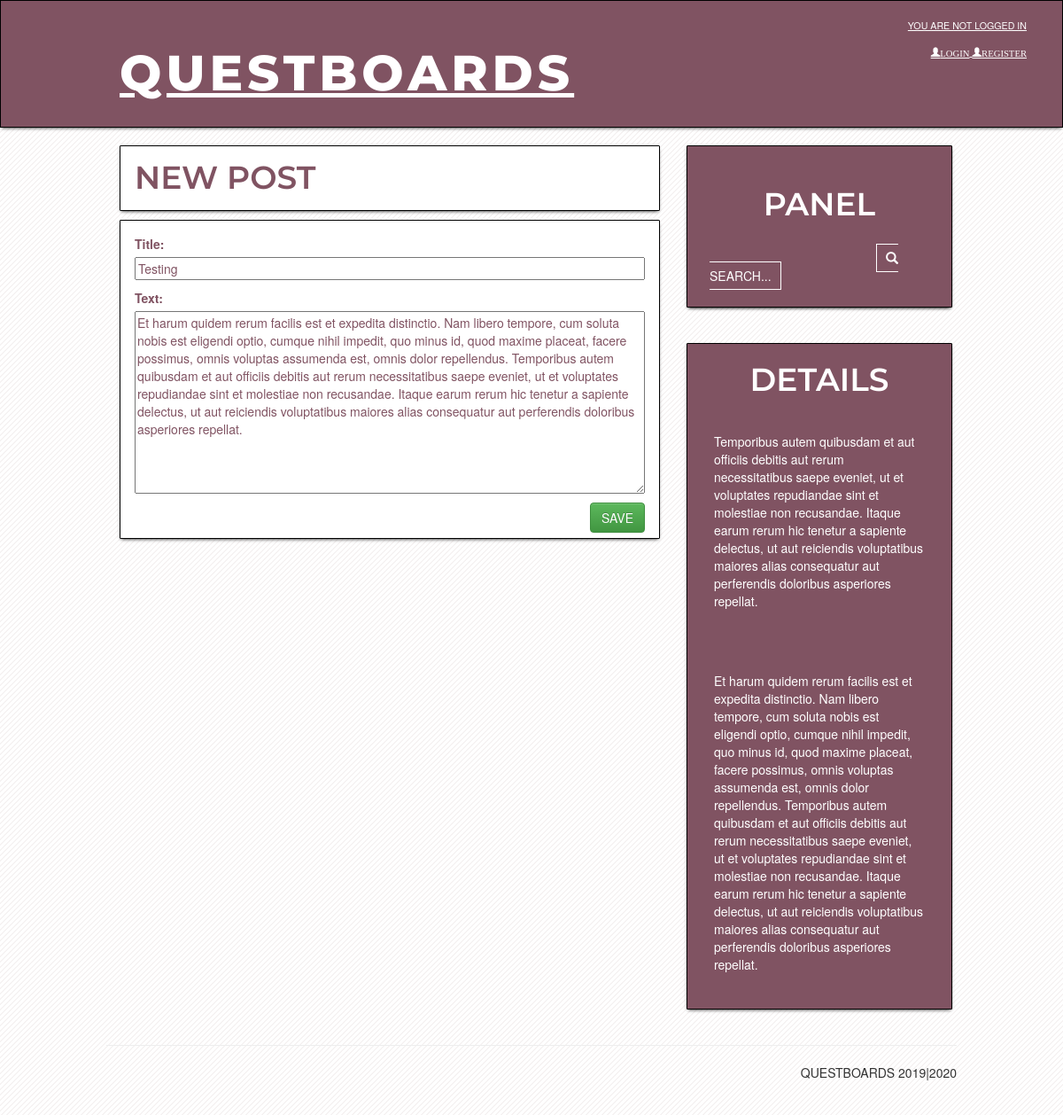
The app's page /post/1/edit/ with its own data.
### my_project/models.py (models this page shows, shortened)
class Post(models.Model):
    author = models.ForeignKey('auth.User', on_delete=models.CASCADE)
    title = models.CharField(max_length=200)
    text = models.TextField()
    created_date = models.DateTimeField(
            default=timezone.now)
    published_date = models.DateTimeField(
            blank=True, null=True)

### my_project/views.py (the view)
# urls.py: path('post/<int:pk>/edit/', views.post_edit, name='post_edit'),
def post_edit(request, pk):
    post = get_object_or_404(Post, pk=pk)
    if request.method == "POST":
        form = PostForm(request.POST, instance=post)
        if form.is_valid():
            post = form.save(commit=False)
            post.author = request.user
            post.published_date = timezone.now()
            post.save()
            return redirect('post_detail', pk=post.pk)
    else:
        form = PostForm(instance=post)
    return render(request, 'my_project/post_edit.html', {'form': form})

### my_project/forms.py
class PostForm(forms.ModelForm):
    class Meta:
        model = Post
        fields = ('title', 'text',)

### my_project/templates/my_project/post_edit.html
{% extends 'my_project/base.html' %}
{% block content %}
    <h1 class="h1-main-list">NEW POST</h1>
    <div class="h1-main-list">
    <form method="POST" class="post-form">{% csrf_token %}
        {{ form.as_p }}
        <button type="submit" class="save btn btn-success">SAVE</button>
    </form>
    <br>
    </div>
{% endblock %}

### static/css/my_project.css (style rules this page uses)
body { width: 100%; }
h1, h3, h4 { font-family: 'Montserrat', sans-serif; font-weight: 600; color: #805362; }
.save { float: right; }
.post-form textarea, .post-form input { width: 100%; }
.h1-main-list { margin-top: 0px; padding: 16 16 16 16; text-align: left; color: #805362; background-color: #fff; box-shadow: 0 2px 4px -2px #000000; border-radius: 1px; border: 1px solid black; }

### records on screen
Post: title "Testing", text "Et harum quidem rerum facilis est et expedita distinctio. Nam libero tempore, cum soluta nobis est eligendi optio, cumque nihil impedit, quo minus id, quod maxime placeat, facere possimus, omnis voluptas assumenda est, omnis dolor repellendus. Temporibus autem quibusdam et aut officiis debitis aut rerum necessitatibus saepe eveniet, ut et voluptates repudiandae sint et molestiae non recusandae. Itaque earum rerum hic tenetur a sapiente delectus, ut aut reiciendis voluptatibus maiores alias consequatur aut perferendis doloribus asperiores repellat."
